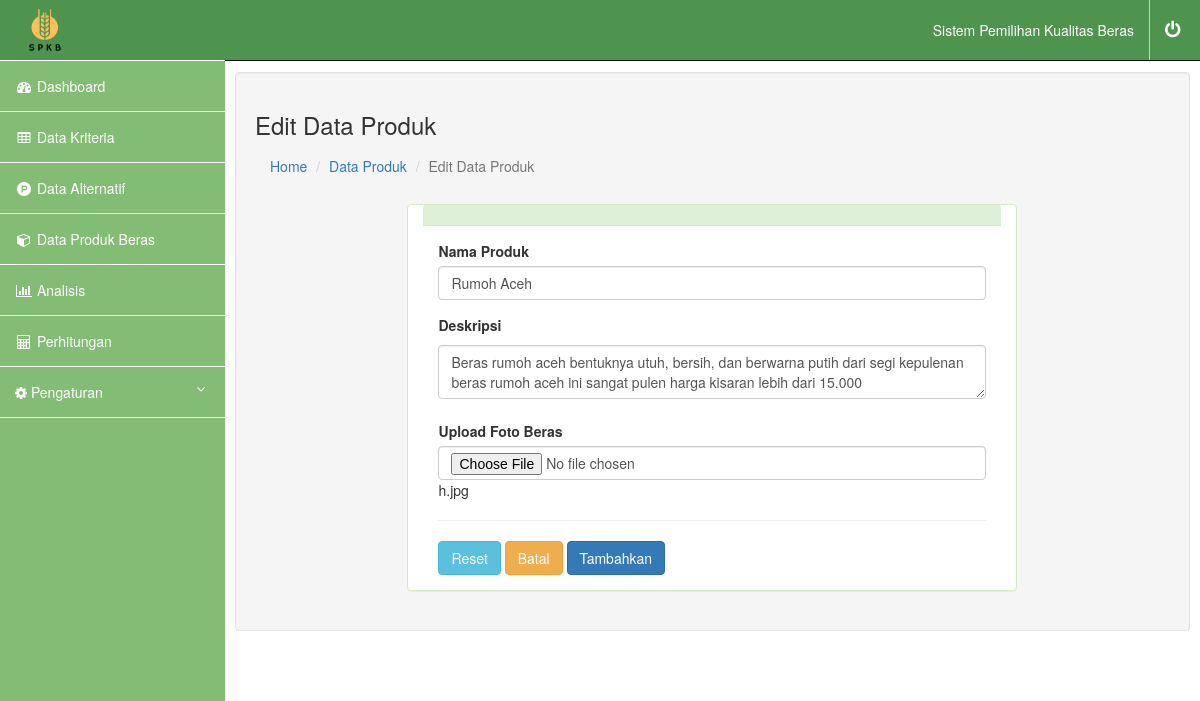
/edit-produk.php?id_produk=6 (signed in), run on the app's committed database.
### tables this page shows
CREATE TABLE `produk` (
  `id_produk` int(11) NOT NULL,
  `nama_produk` varchar(200) NOT NULL,
  `foto` varchar(200) NOT NULL,
  `deskripsi` text NOT NULL
);

### edit-produk.php (the view, shortened to what this page needs)
<?php
include("headeruser.php");
include("configdb.php");
?>
<div id="page-wrapper">
    <div class="container-fluid">
        <div class="row" id="main">
            <div class="col-sm-12 col-md-12 well" id="content">
                <div class="page-breadcrumb">
                    <div class="row align-items-center">
                        <div class="col-md-6 col-8 align-self-center">
                            <h3 class="page-title mb-0 p-0">Edit Data Produk</h3>
                            <div class="d-flex align-items-center">
                                <nav aria-label="breadcrumb">
                                    <ol class="breadcrumb">
                                        <li class="breadcrumb-item"><a href="indexuser.php">Home</a></li>
                                        <li class="breadcrumb-item"><a href="produk.php">Data Produk</a></li>
                                        <li class="breadcrumb-item active" aria-current="page">Edit Data Produk</li>
                                    </ol>
                                </nav>
                            </div>
                        </div>
                    </div>
                </div>
                <div class="container-fluid">
                    <div class="row">
                        <div class="panel panel-success col-md-8 col-md-offset-2">
                            <div class="panel-heading"></div>
                            <div class="panel-body">
                                <?php
                                $result = $mysqli->query("select * from produk where id_produk = " . $_GET['id_produk'] . "");
                                while ($row = $result->fetch_assoc()) {
                                ?>
                                    <form role="form" action="" method="post" enctype="multipart/form-data">
                                        <div class="box-body">
                                            <div class="form-group">
                                                <label for="nama_produk">Nama Produk</label>
                                                <input type="text" id="nama_produk" class="form-control" name="nama_produk" value="<?php echo $row["nama_produk"]; ?>" required>
                                            </div>
                                            <div class="form-group">
                                                <label for="deskripsi">Deskripsi</label>
                                                <textarea name="deskripsi" class="form-control" placeholder="Masukkan Deskripsi Produk *"><?php echo $row["deskripsi"]; ?></textarea required>
                                        </div>
                                        <div class="form-group">
          <label for="upload">Upload Foto Beras</label>
        <input type="file" name="file"  id="file" class="form-control" value="" required><?php echo $row["foto"]; ?>
        </div>
        <hr>
                                                </div>
                                                <div class="box-footer">
														<button type="reset" class="btn btn-info">Reset</button>
														<a href="produk.php" type="cancel" class="btn btn-warning">Batal</a>
														<button type="submit" name="update" class="btn btn-primary">Tambahkan</button>
													</div>
                                                    <?php
                                                }
                                                    ?>

### headeruser.php (style rules this page uses)
#page-wrapper { width: 100%; padding: 0; background-color: #fff; }
@media (min-width:768px) { #page-wrapper { padding: 22px 10px; } }

### edit-produk.php (style rules this page uses)
textarea { width: 100%; padding: 15px; margin: 5px 0 22px 0; background: #fff; }

### data on the page
produk: nama_produk "Rumoh Aceh", deskripsi "Beras rumoh aceh bentuknya utuh, bersih, dan berwarna putih dari segi kepulenan beras rumoh aceh ini sangat pulen harga kisaran lebih dari 15.000", foto "h.jpg"
